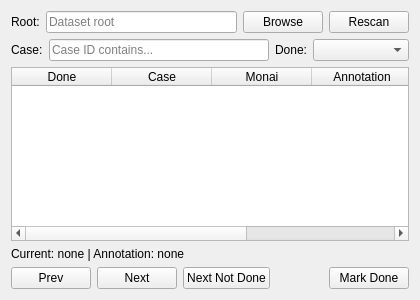
<?xml version='1.0' encoding='UTF-8'?>
<ui version="4.0">
 <class>Dataset</class>
 <widget class="qMRMLWidget" name="Dataset">
  <property name="geometry">
   <rect>
    <x>0</x>
    <y>0</y>
    <width>420</width>
    <height>300</height>
   </rect>
  </property>
  <layout class="QVBoxLayout" name="datasetLayout">
   <item>
    <layout class="QHBoxLayout" name="datasetRootLayout">
     <item>
      <widget class="QLabel" name="datasetRootLabel">
       <property name="toolTip">
        <string>Dataset root for case review.</string>
       </property>
       <property name="text">
        <string>Root:</string>
       </property>
      </widget>
     </item>
     <item>
      <widget class="QLineEdit" name="datasetRootLineEdit">
       <property name="toolTip">
        <string>Dataset root containing case folders. When editing finishes, the module loads the saved index first and scans only if no usable index exists.</string>
       </property>
       <property name="placeholderText">
        <string>Dataset root</string>
       </property>
      </widget>
     </item>
     <item>
      <widget class="QPushButton" name="browseDatasetButton">
       <property name="sizePolicy">
        <sizepolicy hsizetype="Fixed" vsizetype="Fixed">
         <horstretch>0</horstretch>
         <verstretch>0</verstretch>
        </sizepolicy>
       </property>
       <property name="toolTip">
        <string>Select the dataset root folder and load its saved index if available.</string>
       </property>
       <property name="text">
        <string>Browse</string>
       </property>
      </widget>
     </item>
     <item>
      <widget class="QPushButton" name="scanDatasetButton">
       <property name="sizePolicy">
        <sizepolicy hsizetype="Fixed" vsizetype="Fixed">
         <horstretch>0</horstretch>
         <verstretch>0</verstretch>
        </sizepolicy>
       </property>
       <property name="toolTip">
        <string>Rebuild the dataset index by scanning detection.json files under the root. Existing done state is preserved for matching case IDs.</string>
       </property>
       <property name="text">
        <string>Rescan</string>
       </property>
      </widget>
     </item>
    </layout>
   </item>
   <item>
    <layout class="QHBoxLayout" name="datasetFilterLayout">
     <item>
      <widget class="QLabel" name="caseFilterLabel">
       <property name="toolTip">
        <string>Filter by case ID.</string>
       </property>
       <property name="text">
        <string>Case:</string>
       </property>
      </widget>
     </item>
     <item>
      <widget class="QLineEdit" name="caseFilterLineEdit">
       <property name="toolTip">
        <string>Show only cases whose case ID contains this text.</string>
       </property>
       <property name="placeholderText">
        <string>Case ID contains...</string>
       </property>
      </widget>
     </item>
     <item>
      <widget class="QLabel" name="doneFilterLabel">
       <property name="toolTip">
        <string>Filter cases by review completion state.</string>
       </property>
       <property name="text">
        <string>Done:</string>
       </property>
      </widget>
     </item>
     <item>
      <widget class="QComboBox" name="doneFilterComboBox">
       <property name="sizePolicy">
        <sizepolicy hsizetype="Fixed" vsizetype="Fixed">
         <horstretch>0</horstretch>
         <verstretch>0</verstretch>
        </sizepolicy>
       </property>
       <property name="minimumSize">
        <size>
         <width>96</width>
         <height>0</height>
        </size>
       </property>
       <property name="toolTip">
        <string>Filter cases by done state: all cases, not done only, or done only.</string>
       </property>
      </widget>
     </item>
    </layout>
   </item>
   <item>
    <widget class="QTableWidget" name="datasetCaseTable">
     <property name="toolTip">
      <string>Filtered case list. Click a row to load that case.</string>
     </property>
     <property name="minimumSize">
      <size>
       <width>0</width>
       <height>120</height>
      </size>
     </property>
     <property name="editTriggers">
      <set>QAbstractItemView::NoEditTriggers</set>
     </property>
     <property name="selectionBehavior">
      <enum>QAbstractItemView::SelectRows</enum>
     </property>
     <property name="alternatingRowColors">
      <bool>true</bool>
     </property>
     <property name="rowCount">
      <number>0</number>
     </property>
     <property name="columnCount">
      <number>5</number>
     </property>
     <attribute name="horizontalHeaderStretchLastSection">
      <bool>true</bool>
     </attribute>
     <column>
      <property name="text">
       <string>Done</string>
      </property>
     </column>
     <column>
      <property name="text">
       <string>Case</string>
      </property>
     </column>
     <column>
      <property name="text">
       <string>Monai</string>
      </property>
     </column>
     <column>
      <property name="text">
       <string>Annotation</string>
      </property>
     </column>
     <column>
      <property name="text">
       <string>Last saved</string>
      </property>
     </column>
    </widget>
   </item>
   <item>
    <widget class="QLabel" name="currentCaseLabel">
     <property name="toolTip">
      <string>Current case ID, done state, and whether annotations have unsaved changes.</string>
     </property>
     <property name="text">
      <string>Current: none | Annotation: none</string>
     </property>
    </widget>
   </item>
   <item>
    <layout class="QHBoxLayout" name="datasetNavigationLayout">
     <item>
      <widget class="QPushButton" name="previousCaseButton">
       <property name="sizePolicy">
        <sizepolicy hsizetype="Fixed" vsizetype="Fixed">
         <horstretch>0</horstretch>
         <verstretch>0</verstretch>
        </sizepolicy>
       </property>
       <property name="toolTip">
        <string>Load the previous visible case using the current filters.</string>
       </property>
       <property name="text">
        <string>Prev</string>
       </property>
      </widget>
     </item>
     <item>
      <widget class="QPushButton" name="nextCaseButton">
       <property name="sizePolicy">
        <sizepolicy hsizetype="Fixed" vsizetype="Fixed">
         <horstretch>0</horstretch>
         <verstretch>0</verstretch>
        </sizepolicy>
       </property>
       <property name="toolTip">
        <string>Load the next visible case using the current filters.</string>
       </property>
       <property name="text">
        <string>Next</string>
       </property>
      </widget>
     </item>
     <item>
      <widget class="QPushButton" name="nextNotDoneCaseButton">
       <property name="sizePolicy">
        <sizepolicy hsizetype="Fixed" vsizetype="Fixed">
         <horstretch>0</horstretch>
         <verstretch>0</verstretch>
        </sizepolicy>
       </property>
       <property name="toolTip">
        <string>Load the next visible case that is not marked done.</string>
       </property>
       <property name="text">
        <string>Next Not Done</string>
       </property>
      </widget>
     </item>
     <item>
      <spacer name="datasetNavigationSpacer">
       <property name="orientation">
        <enum>Qt::Horizontal</enum>
       </property>
       <property name="sizeHint" stdset="0">
        <size>
         <width>40</width>
         <height>20</height>
        </size>
       </property>
      </spacer>
     </item>
     <item>
      <widget class="QPushButton" name="toggleDoneButton">
       <property name="sizePolicy">
        <sizepolicy hsizetype="Fixed" vsizetype="Fixed">
         <horstretch>0</horstretch>
         <verstretch>0</verstretch>
        </sizepolicy>
       </property>
       <property name="toolTip">
        <string>Mark the current case as done or not done in the dataset index. This does not save annotation edits.</string>
       </property>
       <property name="text">
        <string>Mark Done</string>
       </property>
      </widget>
     </item>
    </layout>
   </item>
  </layout>
 </widget>
 <customwidgets>
  <customwidget>
   <class>qMRMLWidget</class>
   <extends>QWidget</extends>
   <header>qMRMLWidget.h</header>
   <container>1</container>
  </customwidget>
 </customwidgets>
 <resources />
 <connections />
</ui>
